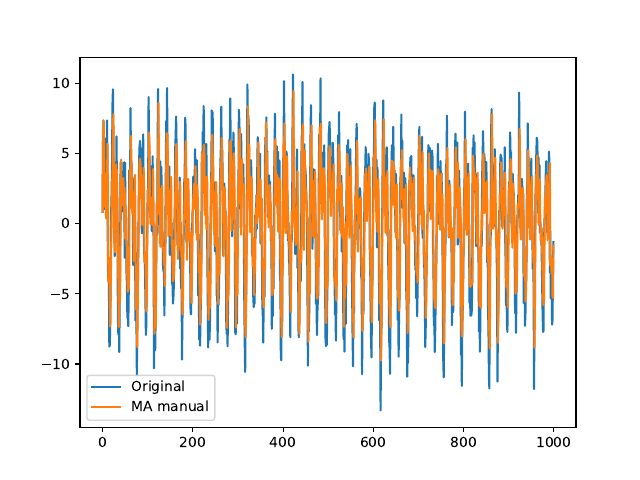

The Python source for this figure:
# serii de timp python
import numpy as np
import scipy as sp
import matplotlib

matplotlib.use('TkAgg')

import matplotlib.pyplot as plt

# generarea unei serii de timp aleatoare de dimensiune N=1000
N = 1000
t = np.arange(N)

# trend - ecuatie de gradul 2
trend = 0.00000001 * t**2

# sezon - doua frecvente
frecventa1 = 0.05
frecventa2 = 0.1
sezon = 5 * np.sin(2 * np.pi * frecventa1 * t) + 3 * np.sin(2 * np.pi * frecventa2 * t + np.pi/4)

# zgomot alb gaussian
zgomot = np.random.normal(0, 2, N)

# seria finala
serie_timp = trend + sezon + zgomot

# grafice separate
plt.figure(figsize=(12, 10))

plt.subplot(4, 1, 1)
plt.plot(serie_timp)
plt.title('Seria de timp completa')

plt.subplot(4, 1, 2)
plt.plot(trend)
plt.title('Trend')

plt.subplot(4, 1, 3)
plt.plot(sezon)
plt.title('Sezon')

plt.subplot(4, 1, 4)
plt.plot(zgomot)
plt.title('Zgomot alb')

plt.tight_layout()
plt.savefig("ex1a.pdf", dpi=300)
plt.show()

def build_MA(y, q):
    mu = np.mean(y)
    eps = y - mu

    Y = []
    T = []

    for i in range(q, len(y)):
        trecut = []
        for j in range(q):
            trecut.append(eps[i - j - 1])
        Y.append(trecut)

        T.append(y[i] - mu)

    return np.array(Y), np.array(T), mu, eps

def train_MA(y, q):
    Y, T, mu, eps = build_MA(y, q)
    theta = np.linalg.inv(Y.T @ Y) @ (Y.T @ T)
    return theta, mu, eps

def predict_MA(y, q, theta, mu, eps):
    predictii = []

    # primele q valori nu pot fi prezise
    for i in range(q):
        predictii.append(y[i])

    for i in range(q, len(y)):
        suma = mu
        for j in range(q):
            suma += theta[j] * eps[i - j - 1]
        predictii.append(suma)

    return np.array(predictii)


q = 3
theta, mu, eps = train_MA(serie_timp, q)
predictii = predict_MA(serie_timp, q, theta, mu, eps)

plt.plot(serie_timp, label="Original")
plt.plot(predictii, label="MA manual")
plt.legend()
plt.savefig("ex3.pdf", dpi=300)
plt.show()
